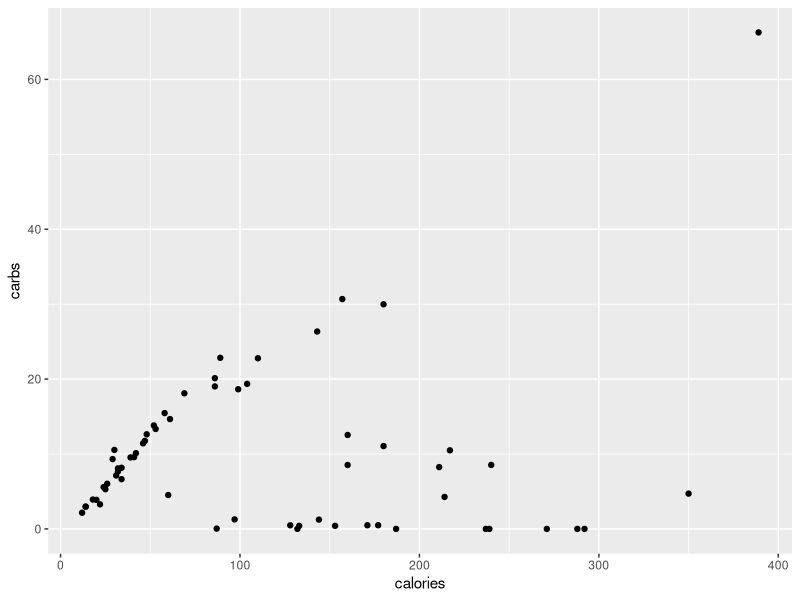

Recreate this plot in R.
## ---- chunk 1
library(tidyverse)
## ---- chunk 2
food <- read_csv("../data/food.csv")

food |>
  ggplot(aes(x = calories, y = carbs)) +
  geom_point()
